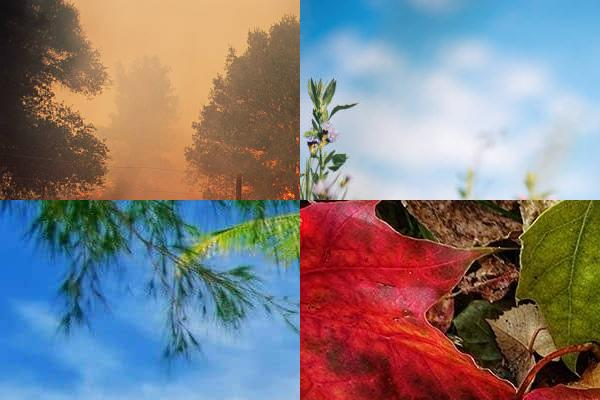
#> input picture jawaban_mahasiswa/kuis_1/04201084_Shania_Julieta/dataset/hasil.jpg, 600 x 400 px
$ python 'Highpass Filtering.py'
#> lines starting #> are read from the running program, lines starting #| are printed output that depends on the picture; after the words box and inside, x2 and y2 are one past the last pixel; in counts of white or black regions, pixels touching at a corner belong together
import matplotlib.pyplot as plt
from skimage import io, color, img_as_ubyte, filters, transform, util
import numpy as np
from scipy.signal import convolve2d
import math


gambar_hasil = io.imread('dataset//hasil.jpg')
#> gambar_hasil is the input picture: shape (400, 600, 3); mean R, G, B 130.5, 124.7, 127.2


gambar_hasil_gray = color.rgb2gray(gambar_hasil)
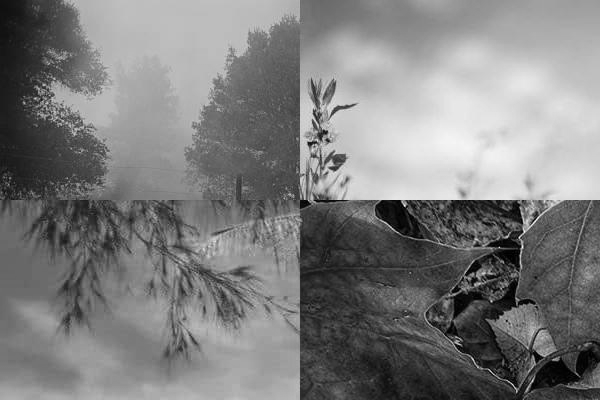
#> gambar_hasil_gray: shape (400, 600) float64; min 0, max 0.983, mean 0.495


ambang = 0.5


gambar_hasil_binary = util.img_as_ubyte(gambar_hasil_gray > ambang)
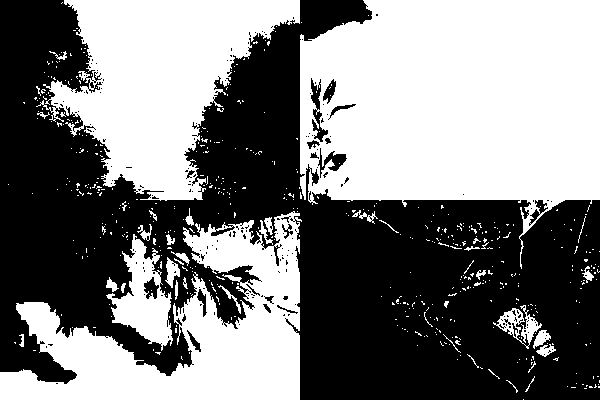
#> gambar_hasil_binary: shape (400, 600); 49.1% white; 524 white regions (486 under 20 px), largest, box (x1, y1, x2, y2) and area: (300, 0, 600, 269) 57073, (36, 0, 300, 201) 27437, (0, 211, 302, 400) 25621


kernel_hpf = np.array([[-1, -1, -1],
                       [-1, 8, -1],
                       [-1, -1, -1]])


gambar_hasil_filtered = convolve2d(gambar_hasil_binary, kernel_hpf, mode='same')
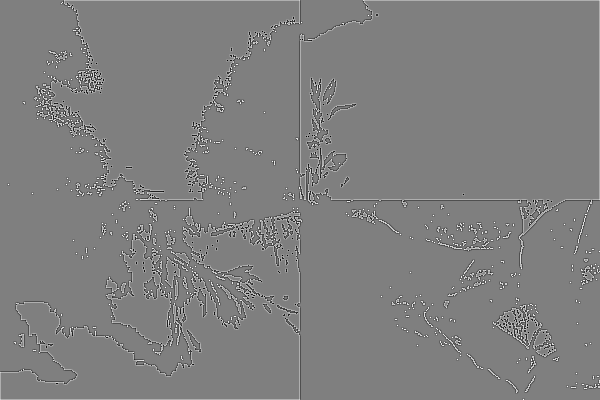
#> gambar_hasil_filtered: shape (400, 600) int64; min -2040, max 2040, mean 3.2; drawn with min black and max white

# Hitung SNR
def calculate_snr(original, filtered):
    original_energy = np.sum(original**2)
#> original_energy = 71390.7
    noise_energy = np.sum((original - filtered)**2)
#> noise_energy = 1.93e+10
    snr = 0.01 * np.log10(original_energy / noise_energy)
#> snr = -0.0543
    return snr

# Citra asli yang telah diubah ukurannya
citra_asli = io.imread('dataset//hasil.jpg')
citra_asli_gray = color.rgb2gray(citra_asli)
citra_asli_gray_resized = transform.resize(citra_asli_gray, gambar_hasil_gray.shape)

# Hitung SNR antara citra asli dan citra hasil filtering
snr = calculate_snr(citra_asli_gray_resized, gambar_hasil_filtered)
#> snr = -0.0543

# Tampilkan citra asli, citra hasil filtering, dan nilai SNR
plt.figure(figsize=(12, 6))

# Citra asli
plt.subplot(1, 3, 1)
plt.imshow(citra_asli_gray_resized, cmap='gray')
plt.title("Citra Asli")
plt.axis('off')

# Citra hasil filtering
plt.subplot(1, 3, 2)
plt.imshow(gambar_hasil_filtered, cmap='gray')
plt.title("Citra Hasil Filtering (Biner)")
plt.axis('off')

# Nilai SNR
plt.subplot(1, 3, 3)
plt.text(0.5, 0.5, f"SNR: {snr:.2f} dB", fontsize=12, ha='center')
plt.axis('off')

plt.show()
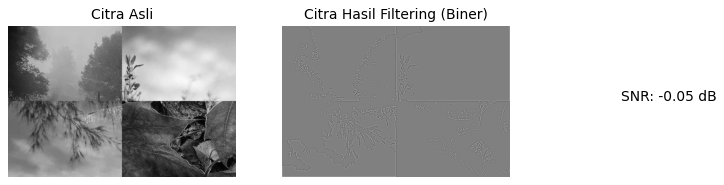
#> figure drawn by matplotlib, 2 panels

$ run again, with jawaban_mahasiswa/kuis_1/04201084_Shania_Julieta/dataset/fall.jpg copied over jawaban_mahasiswa/kuis_1/04201084_Shania_Julieta/dataset/hasil.jpg
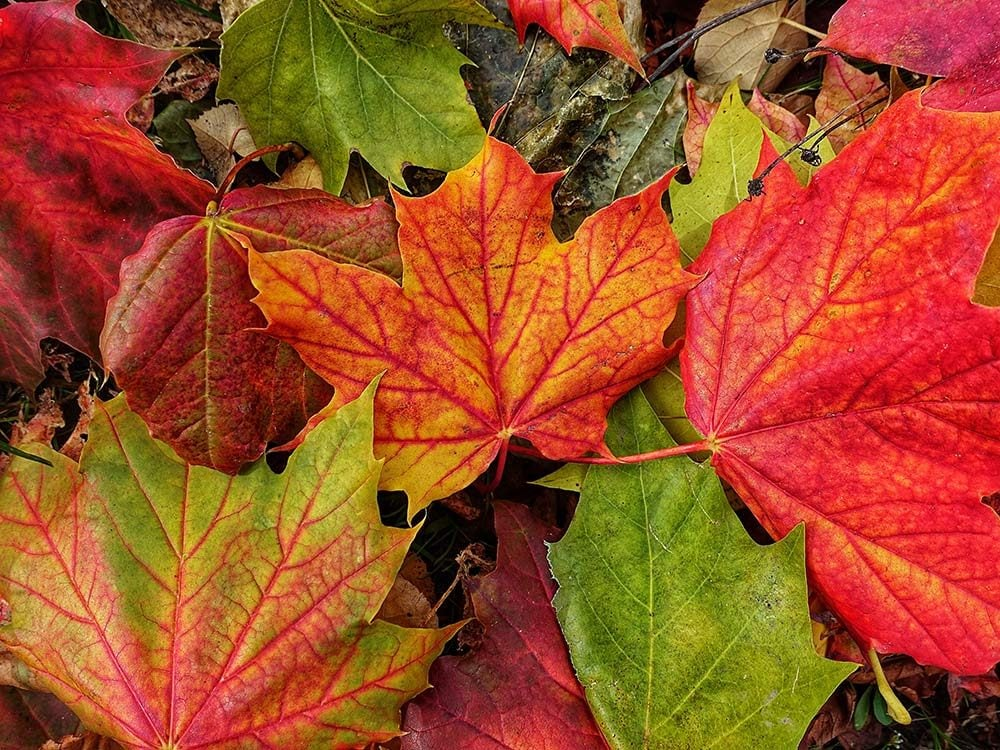
#> input picture jawaban_mahasiswa/kuis_1/04201084_Shania_Julieta/dataset/fall.jpg, 1000 x 750 px
#> gambar_hasil is the input picture: shape (750, 1000, 3); mean R, G, B 159.6, 77.9, 38.8
#> `gambar_hasil_binary = util.img_as_ubyte(gambar_hasil_gray > ambang)`:
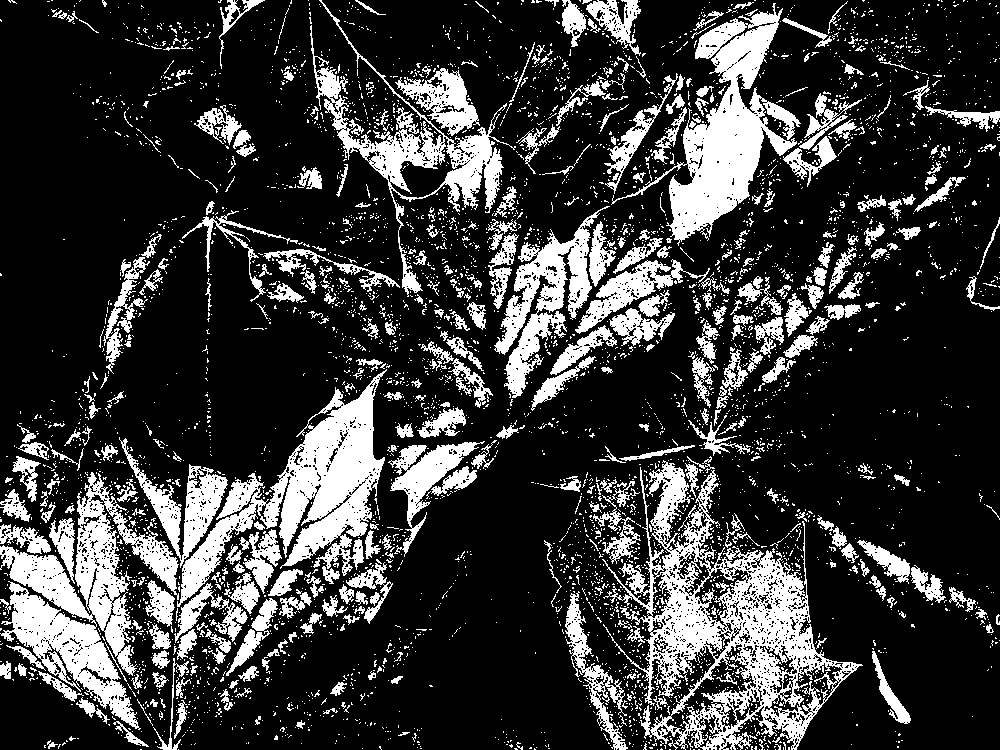
#> gambar_hasil_binary: shape (750, 1000); 22.6% white; 4744 white regions (4342 under 20 px), largest, box (x1, y1, x2, y2) and area: (602, 460, 863, 750) 22840, (0, 472, 179, 730) 15824, (177, 369, 387, 607) 15162
#> original_energy = 119676.2
#> noise_energy = 1.6e+11
#> in calculate_snr, `snr = 0.01 * np.log10(original_energy / noise_energy)`: snr = -0.0613
#> `plt.show()`:
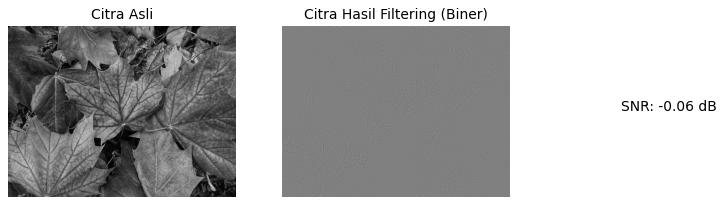
#> figure drawn by matplotlib, 2 panels

$ run again, with jawaban_mahasiswa/kuis_1/04201084_Shania_Julieta/dataset/fire.jpg copied over jawaban_mahasiswa/kuis_1/04201084_Shania_Julieta/dataset/hasil.jpg
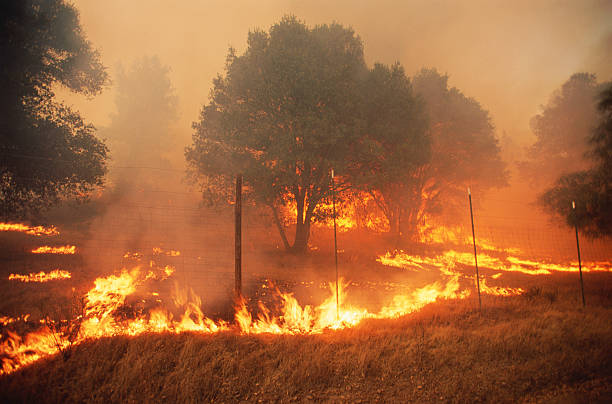
#> input picture jawaban_mahasiswa/kuis_1/04201084_Shania_Julieta/dataset/fire.jpg, 612 x 404 px
#> gambar_hasil is the input picture: shape (404, 612, 3); mean R, G, B 158.6, 99.2, 58.5
#> `gambar_hasil_binary = util.img_as_ubyte(gambar_hasil_gray > ambang)`:
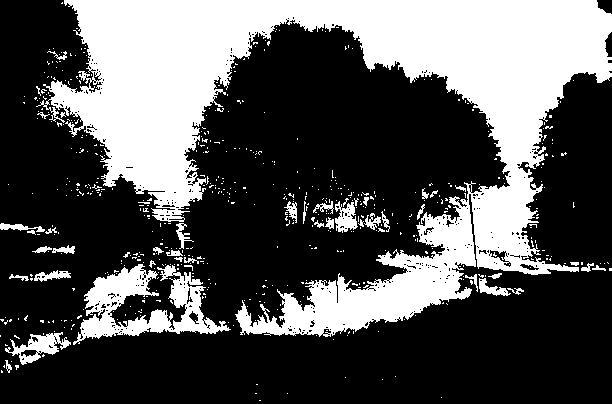
#> gambar_hasil_binary: shape (404, 612); 32.9% white; 567 white regions (526 under 20 px), largest, box (x1, y1, x2, y2) and area: (36, 0, 612, 337) 70798, (73, 264, 231, 345) 5114, (5, 332, 71, 365) 849
#> original_energy = 54096
#> noise_energy = 2.21e+10
#> in calculate_snr, `snr = 0.01 * np.log10(original_energy / noise_energy)`: snr = -0.0561
#> `plt.show()`:
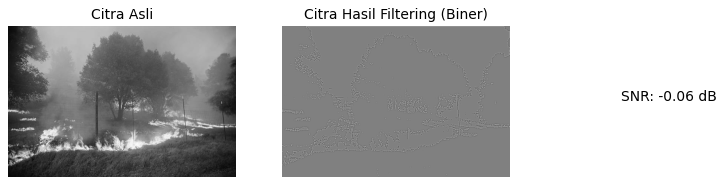
#> figure drawn by matplotlib, 2 panels

$ run again, with jawaban_mahasiswa/kuis_1/04201084_Shania_Julieta/dataset/summer.jpg copied over jawaban_mahasiswa/kuis_1/04201084_Shania_Julieta/dataset/hasil.jpg
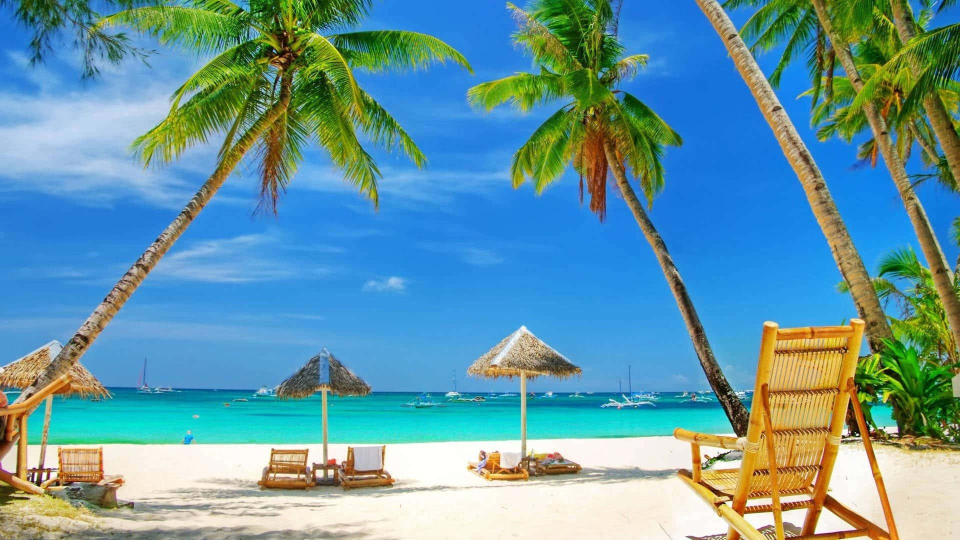
#> input picture jawaban_mahasiswa/kuis_1/04201084_Shania_Julieta/dataset/summer.jpg, 1920 x 1080 px (shown at 1/2 size)
#> gambar_hasil is the input picture: shape (1080, 1920, 3); mean R, G, B 100.7, 152.4, 164.5
#> `gambar_hasil_binary = util.img_as_ubyte(gambar_hasil_gray > ambang)`:
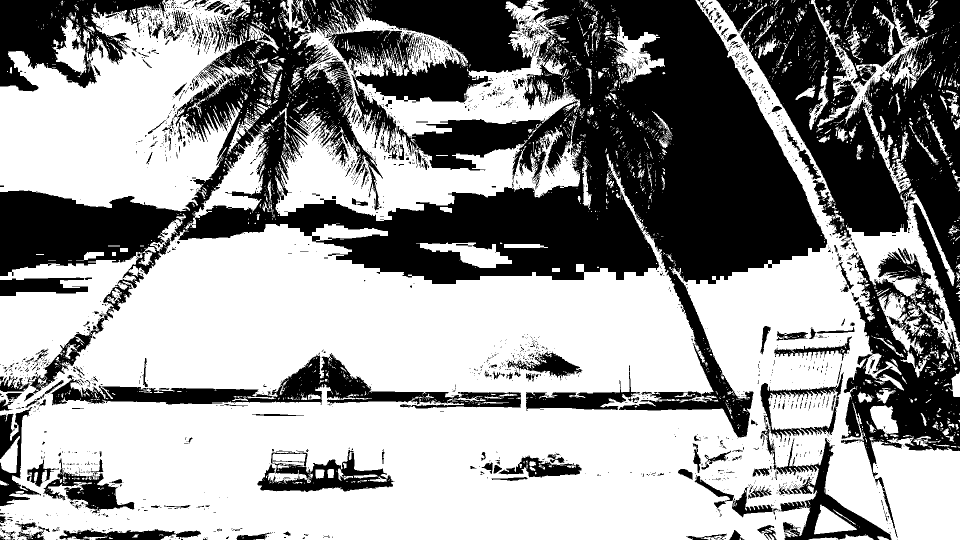
#> gambar_hasil_binary: shape (1080, 1920) (shown at 1/2 size); 59.2% white; 2934 black regions (2613 under 20 px), largest, box (x1, y1, x2, y2) and area: (0, 0, 1655, 875) 492809, (1432, 0, 1920, 684) 143033, (1682, 496, 1920, 957) 49713
#> original_energy = 716981.5
#> noise_energy = 2.15e+11
#> in calculate_snr, `snr = 0.01 * np.log10(original_energy / noise_energy)`: snr = -0.0548
#> `plt.show()`:
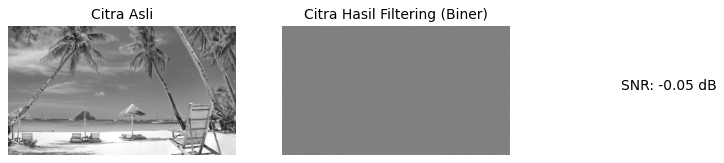
#> figure drawn by matplotlib, 2 panels
